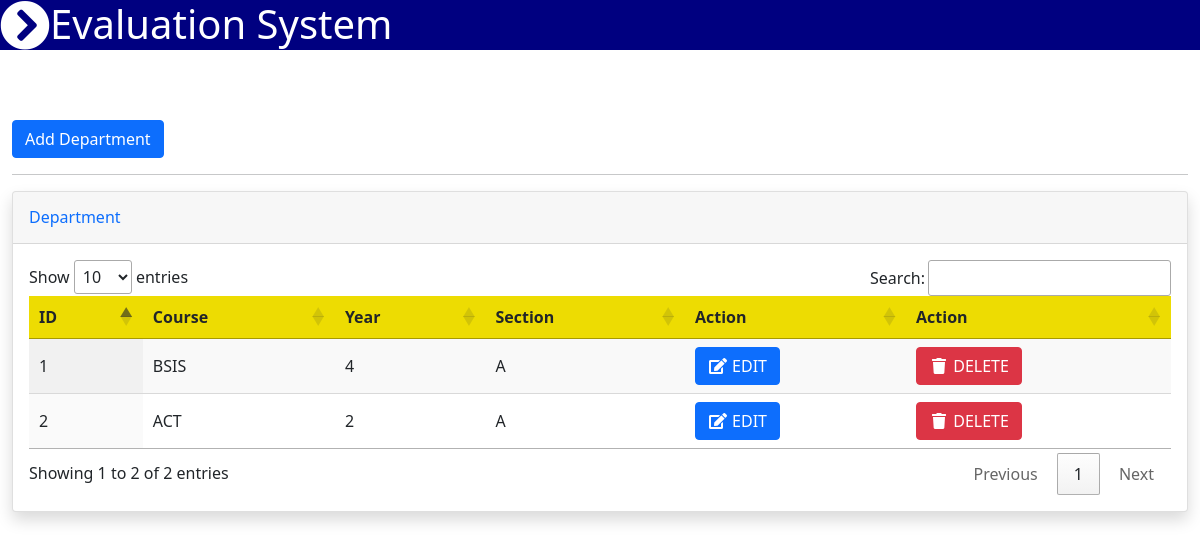
The page /department.php (signed in) on the database as committed earlier.
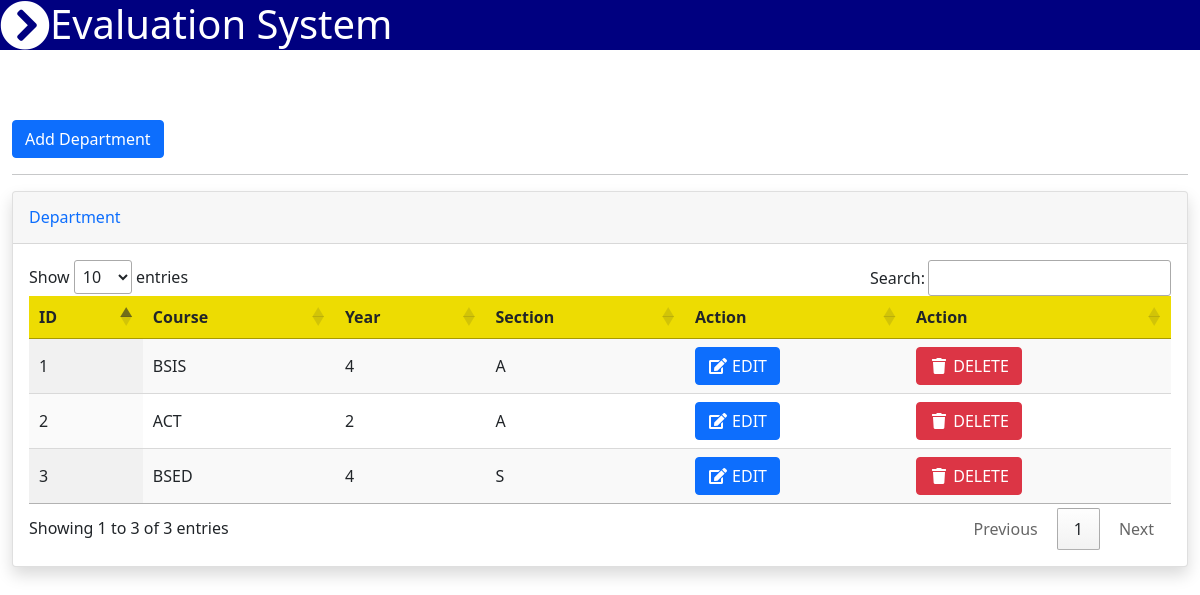
The same page on the database as committed later.
### tables this page shows
CREATE TABLE `department` (
  `id` int(30) NOT NULL,
  `course` varchar(30) NOT NULL,
  `year` int(30) NOT NULL,
  `section` varchar(30) NOT NULL
);

### department.php (the view, shortened to what this page needs)
<?php include_once'navbar.php'; ?>
<body id="page-top">
<div class="container-fluid py-5 my-5">
<button type="button" class="btn btn-primary" data-bs-toggle="modal" data-bs-target="#staticBackdrop">
    Add Department
    </button>
    <hr>
    <div class="card shadow mb-4">
        <div class="card-header py-3">
            <h6 class="m-0 font-weight-bold text-primary">Department</h6>
        </div>
        <div class="card-body">
            <div class="table-responsive">
            <?php
            include_once'koneksyon.php';
            $qryview = "SELECT * FROM department";
            $result = mysqli_query($koneksyon, $qryview);
            ?>
                <table class="display" id="myTable" width="100%" cellspacing="0">
                    <thead style="background-color: #eddc02;">
                        <tr>
                            <th>ID</th>
                            <th>Course</th>
                            <th>Year</th>
                            <th>Section</th>
                            <th>Action</th>
                            <th>Action</th>
                        </tr>
                    </thead>
                    <?php
                    $no = 1;
                    while($row = mysqli_fetch_array($result)) { ?>
                        <tr>
                            <td><?php echo $no; ?></td>
                            <td><?php echo $row['course'] ?></td>
                            <td><?php echo $row['year'] ?></td>
                            <td><?php echo $row['section'] ?></td>
                            <td><a type="button" class="btn btn-primary" href="viewedit_classlist.php?clist=<?php echo $row['id']; ?>"><span class="fa fa-fw fa-edit"></span> EDIT</a></td>
                            <td><button class="btn btn-danger" type="button" onClick="deleteme(<?php echo $row['id']; ?>)" name="delete"><span class="fa fa-fw fa-trash"></span> DELETE </button></td>
                        </tr>
                    <?php $no++; } ?>
                </table>
            </div>
        </div>
    </div>
</div>
</body>

Rows that differ between the two databases and show on the page:
added department: course "BSED", year "4", section "S"
Other text that changed with them:
text written by a page script: "Show entries Search: Showing 1 to 2 of 2 entries Previous 1 Next" → "Show entries Search: Showing 1 to 3 of 3 entries Previous 1 Next"
